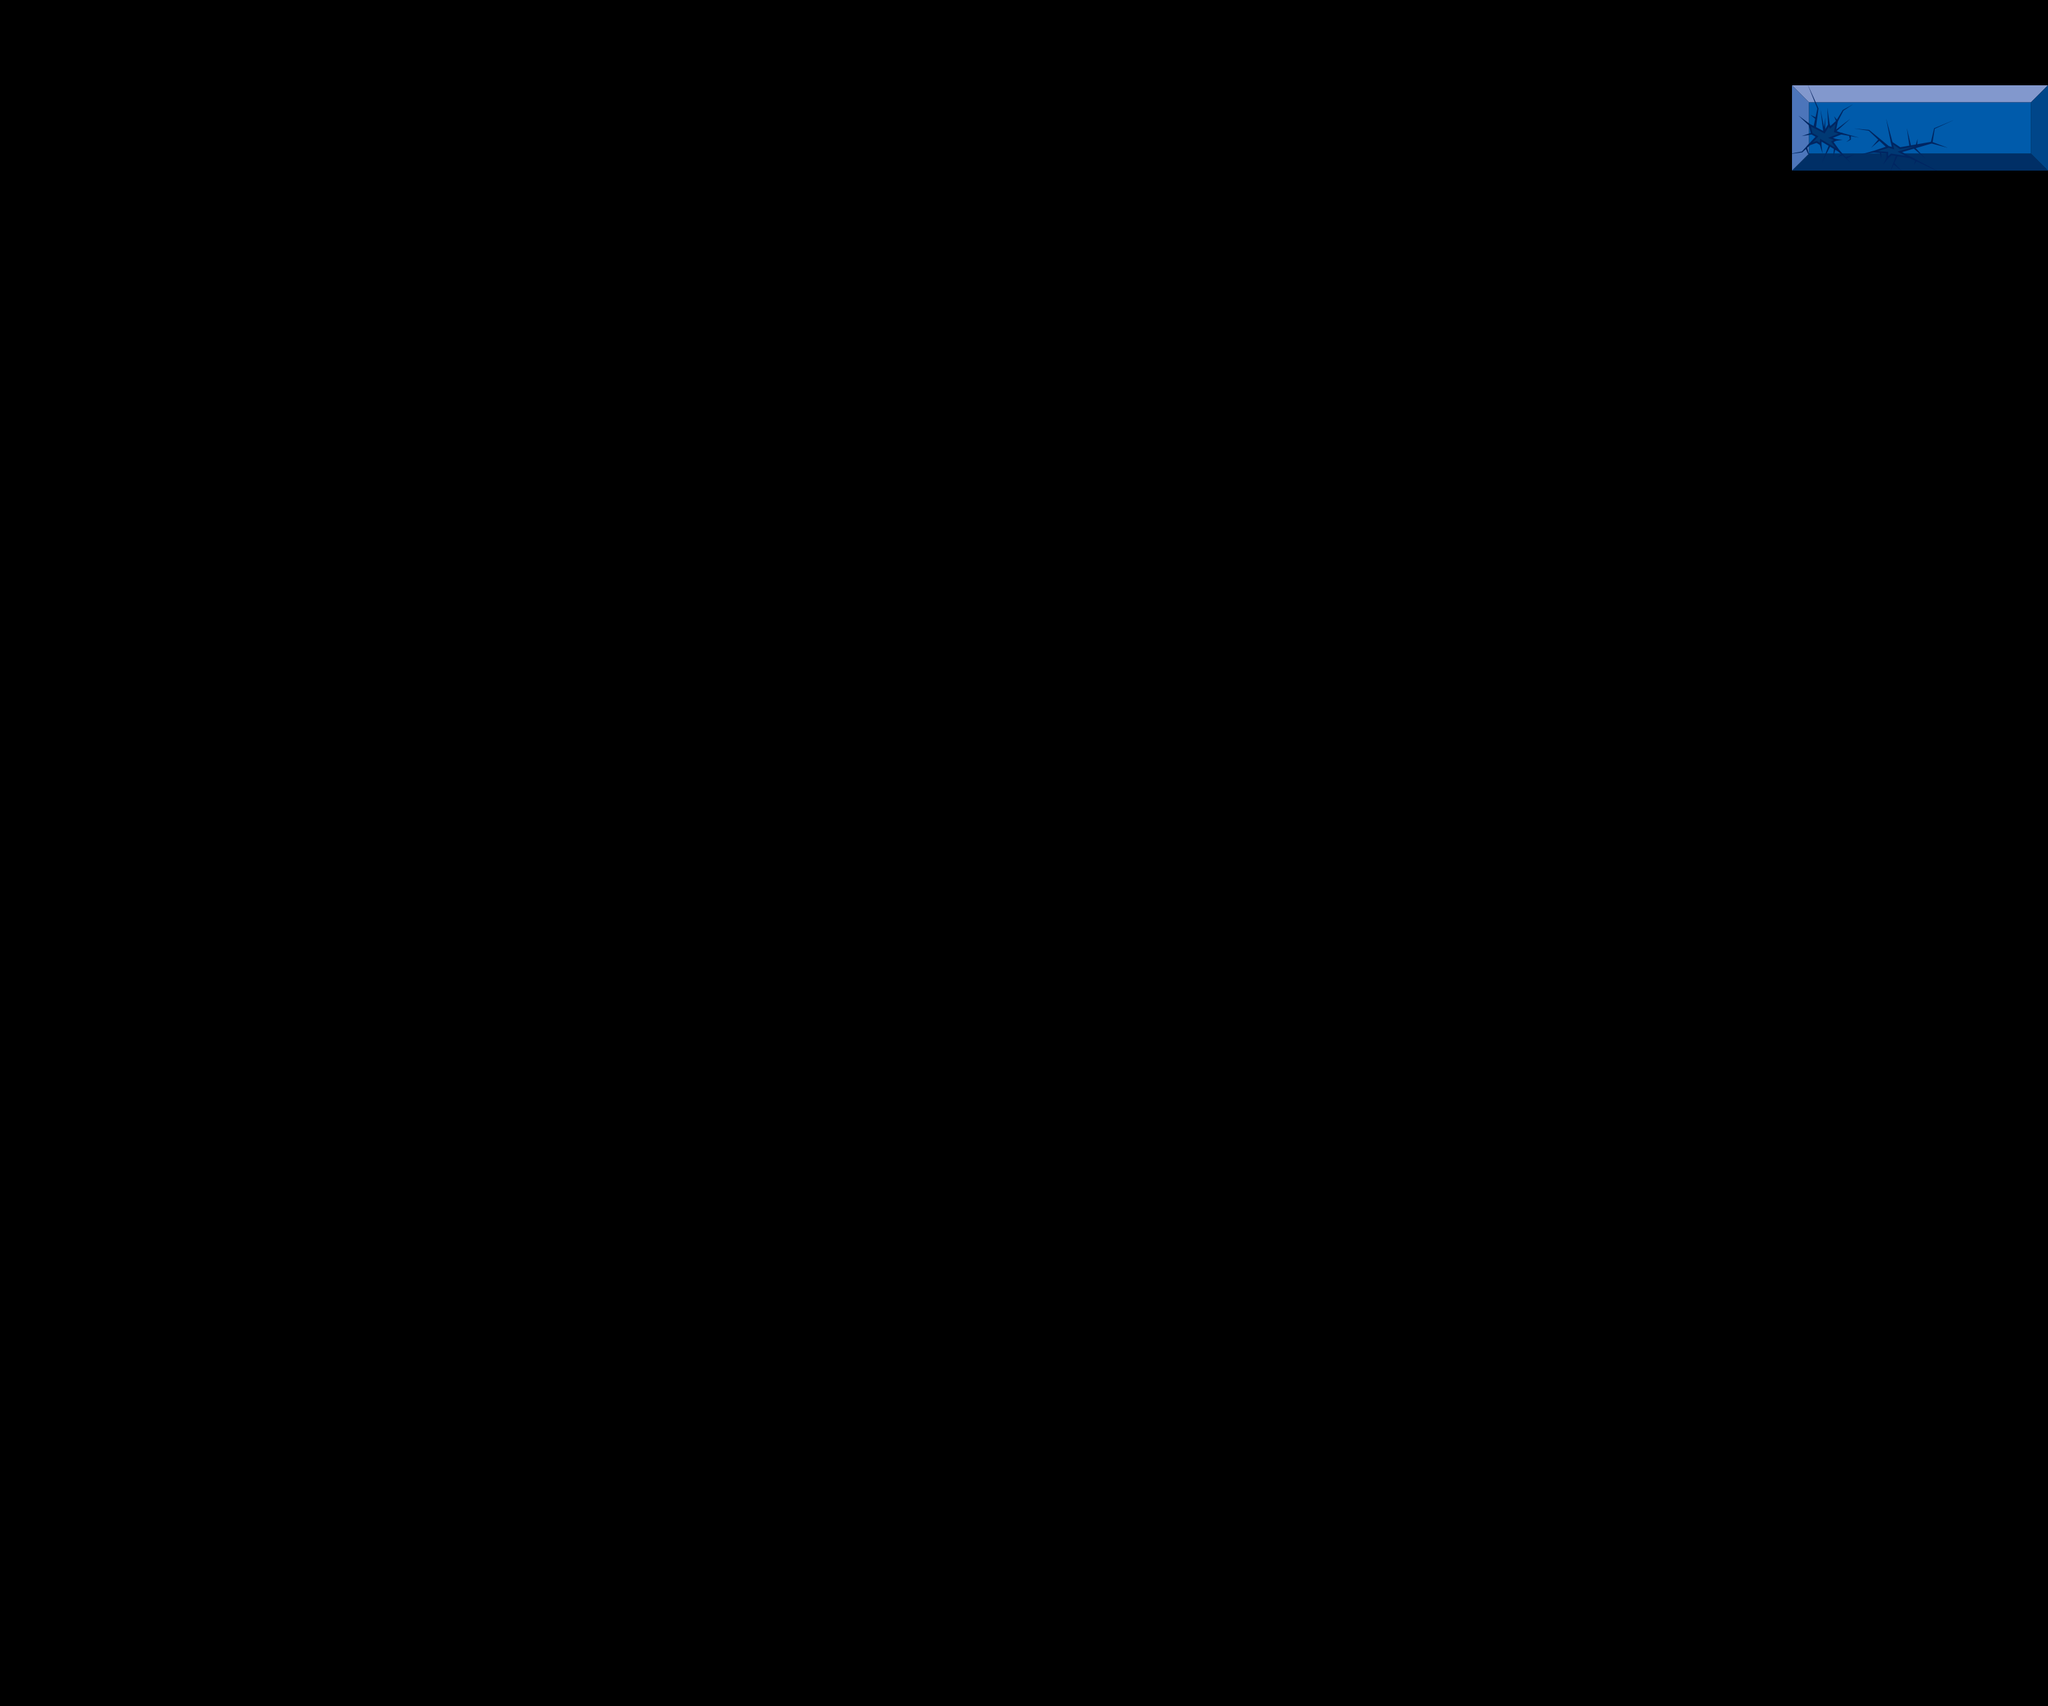

This is a level from a 2D game, rendered from its Tiled map with the project's own tilesets. A one-line summary and the complete map file follow:
An orthogonal 8x20 tile map with 384x128 px tiles, 1 tile layer (Tile Layer 1).

<map version="1.10" tiledversion="1.10.1" orientation="orthogonal" renderorder="right-down" width="8" height="20" tilewidth="384" tileheight="128" infinite="0" nextlayerid="2" nextobjectid="1">
 <tileset firstgid="1" name="BrickTileSet" tilewidth="384" tileheight="128" tilecount="20" columns="0">
  <grid orientation="orthogonal" width="1" height="1" />
  <tile id="0">
   <image width="384" height="128" source="Tiles/01-Breakout-Tiles.png" />
  </tile>
  <tile id="1">
   <image width="384" height="128" source="Tiles/02-Breakout-Tiles.png" />
  </tile>
  <tile id="2">
   <image width="384" height="128" source="Tiles/03-Breakout-Tiles.png" />
  </tile>
  <tile id="3">
   <image width="384" height="128" source="Tiles/04-Breakout-Tiles.png" />
  </tile>
  <tile id="4">
   <image width="384" height="128" source="Tiles/05-Breakout-Tiles.png" />
  </tile>
  <tile id="5">
   <image width="384" height="128" source="Tiles/06-Breakout-Tiles.png" />
  </tile>
  <tile id="6">
   <image width="384" height="128" source="Tiles/07-Breakout-Tiles.png" />
  </tile>
  <tile id="7">
   <image width="384" height="128" source="Tiles/08-Breakout-Tiles.png" />
  </tile>
  <tile id="8">
   <image width="384" height="128" source="Tiles/09-Breakout-Tiles.png" />
  </tile>
  <tile id="9">
   <image width="384" height="128" source="Tiles/10-Breakout-Tiles.png" />
  </tile>
  <tile id="10">
   <image width="384" height="128" source="Tiles/11-Breakout-Tiles.png" />
  </tile>
  <tile id="11">
   <image width="384" height="128" source="Tiles/12-Breakout-Tiles.png" />
  </tile>
  <tile id="12">
   <image width="384" height="128" source="Tiles/13-Breakout-Tiles.png" />
  </tile>
  <tile id="13">
   <image width="384" height="128" source="Tiles/14-Breakout-Tiles.png" />
  </tile>
  <tile id="14">
   <image width="384" height="128" source="Tiles/15-Breakout-Tiles.png" />
  </tile>
  <tile id="15">
   <image width="384" height="128" source="Tiles/16-Breakout-Tiles.png" />
  </tile>
  <tile id="16">
   <image width="384" height="128" source="Tiles/17-Breakout-Tiles.png" />
  </tile>
  <tile id="17">
   <image width="384" height="128" source="Tiles/18-Breakout-Tiles.png" />
  </tile>
  <tile id="18">
   <image width="384" height="128" source="Tiles/19-Breakout-Tiles.png" />
  </tile>
  <tile id="19">
   <image width="384" height="128" source="Tiles/20-Breakout-Tiles.png" />
  </tile>
 </tileset>
 <layer id="1" name="Tile Layer 1" width="8" height="20">
  <data encoding="csv">
0,0,0,0,0,0,0,0,
0,0,0,0,0,0,0,2,
0,0,0,0,0,0,0,0,
0,0,0,0,0,0,0,0,
0,0,0,0,0,0,0,0,
0,0,0,0,0,0,0,0,
0,0,0,0,0,0,0,0,
0,0,0,0,0,0,0,0,
0,0,0,0,0,0,0,0,
0,0,0,0,0,0,0,0,
0,0,0,0,0,0,0,0,
0,0,0,0,0,0,0,0,
0,0,0,0,0,0,0,0,
0,0,0,0,0,0,0,0,
0,0,0,0,0,0,0,0,
0,0,0,0,0,0,0,0,
0,0,0,0,0,0,0,0,
0,0,0,0,0,0,0,0,
0,0,0,0,0,0,0,0,
0,0,0,0,0,0,0,0
</data>
 </layer>
</map>
